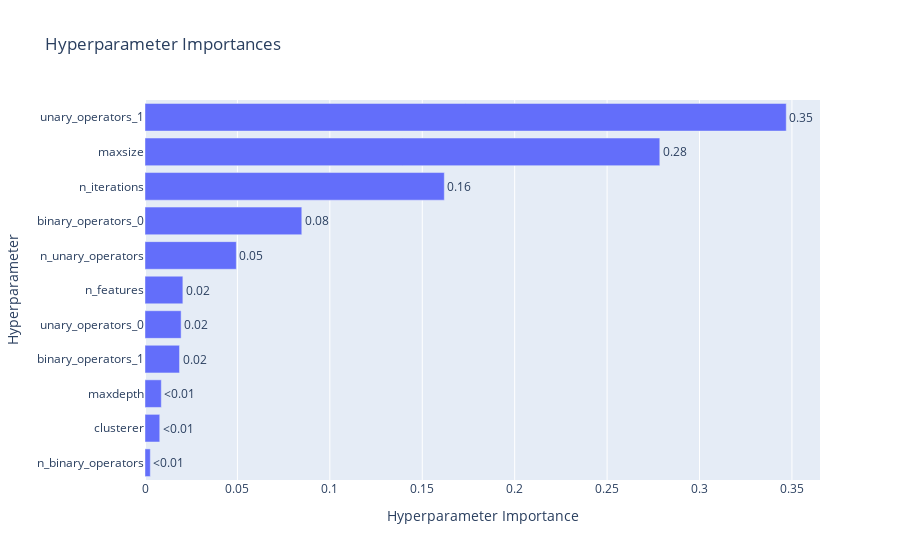

Notebook code cell kept with this figure:
### Markdown cell above
##### **Hyperparameter Importances**

### Code cell
plot_param_importances(study_sr)

### Figure 1 — Plotly figure (JSON) as saved in the notebook; plotly's stock layout.template omitted (floating-point values rounded to 4 significant figures)
{"data": [{"cliponaxis": false, "hovertemplate": ["n_binary_operators (IntDistribution): 0.0028786848226085146<extra></extra>", "clusterer (CategoricalDistribution): 0.007981257562849089<extra></extra>", "maxdepth (IntDistribution): 0.008826924910079042<extra></extra>", "binary_operators_1 (CategoricalDistribution): 0.018678331799090033<extra></extra>", "unary_operators_0 (CategoricalDistribution): 0.019539323547602818<extra></extra>", "n_features (IntDistribution): 0.02048577533248822<extra></extra>", "n_unary_operators (IntDistribution): 0.04940901199967972<extra></extra>", "binary_operators_0 (CategoricalDistribution): 0.08482639678873312<extra></extra>", "n_iterations (IntDistribution): 0.16193736705924652<extra></extra>", "maxsize (IntDistribution): 0.2785141437439538<extra></extra>", "unary_operators_1 (CategoricalDistribution): 0.34692278243366886<extra></extra>"], "name": "Objective Value", "orientation": "h", "text": ["<0.01", "<0.01", "<0.01", "0.02", "0.02", "0.02", "0.05", "0.08", "0.16", "0.28", "0.35"], "textposition": "outside", "type": "bar", "x": [0.002879, 0.007981, 0.008827, 0.01868, 0.01954, 0.02049, 0.04941, 0.08483, 0.1619, 0.2785, 0.3469], "y": ["n_binary_operators", "clusterer", "maxdepth", "binary_operators_1", "unary_operators_0", "n_features", "n_unary_operators", "binary_operators_0", "n_iterations", "maxsize", "unary_operators_1"]}], "layout": {"title": {"text": "Hyperparameter Importances"}, "xaxis": {"title": {"text": "Hyperparameter Importance"}}, "yaxis": {"title": {"text": "Hyperparameter"}}}}
